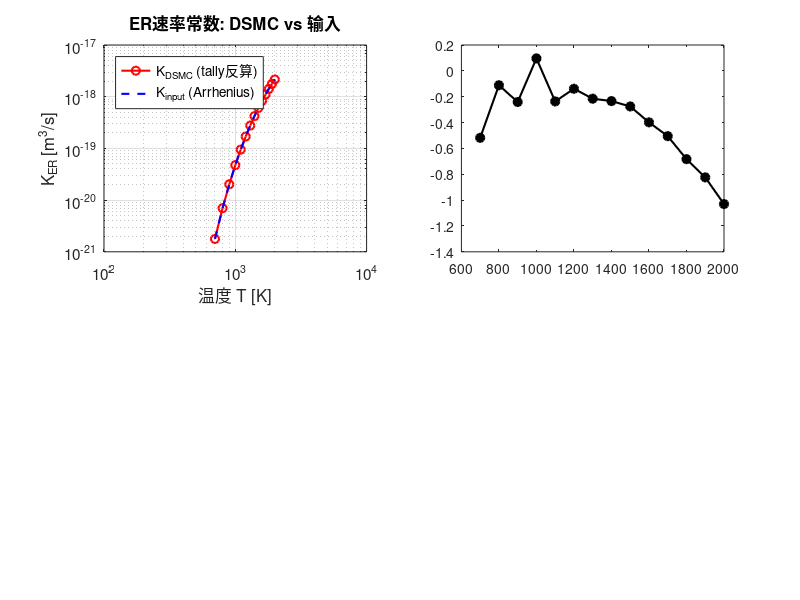

The MATLAB script that drew this image: (Note: this script raises an error after producing the figure.)
% K_ER_validation.m
% DSMC统计反算ER速率常数 vs 输入速率常数
% 温度扫描: 700~2000K, 步长100K
% 反应: O(g) + O(s) --> O2(g)
% 日期: 2026-07-14

clear; close all;

%% ============== 模拟参数 ==============
Lx     = 6e-3;          % 盒子x方向长度 [m]
Ly     = 6e-3;          % 盒子y方向长度 [m]
N_site = 6.022e18;      % 表面位点密度 [m^-2]
Np     = 99998;         % 模拟粒子总数
dt     = 1e-6;          % 时间步长 [s]
N_step = 50000;         % 每轮步数
t_sim  = N_step * dt;   % 模拟物理时间 [s]

% ER速率常数输入参数 (来自schu_gs_1.surf)
A_ER    = 1e-16;        % 指前因子 [m^3/s]
beta_ER = 0;            % 温度指数
Ea_ER   = 7654;         % 活化温度 [K]  (Ea/k)

%% ============== 温度扫描 ==============
T = (700:100:2000)';    % 14个温度点 [K]

%% ============== 从log提取的ER tally数据 ==============
% reaction all (即 O(g)+O(s)-->O2(g) 的唯一GS反应)
N_ER = [
    8903;                % T =  700 K
    35070;               % T =  800 K
    101394;              % T =  900 K
    238131;              % T = 1000 K
    475943;              % T = 1100 K
    850767;              % T = 1200 K
    1.38862e6;           % T = 1300 K
    2.11394e6;           % T = 1400 K
    3.04274e6;           % T = 1500 K
    4.18010e6;           % T = 1600 K
    5.53339e6;           % T = 1700 K
    7.09304e6;           % T = 1800 K
    8.85909e6;           % T = 1900 K
    1.08138e7;           % T = 2000 K
];

% 总边界碰撞次数 (取自 log 中 Boundary collides)
Boundary_collides = [
    802951345;           % T =  700 K
    858470124;           % T =  800 K
    910463178;           % T =  900 K
    959700447;           % T = 1000 K
    1006533585;          % T = 1100 K
    1051296093;          % T = 1200 K
    1094288903;          % T = 1300 K
    1135458615;          % T = 1400 K
    1175483566;          % T = 1500 K
    1213904398;          % T = 1600 K
    1251440629;          % T = 1700 K
    1287685550;          % T = 1800 K
    1322906128;          % T = 1900 K
    1357329329;          % T = 2000 K
];

%% ============== 计算 K_DSMC ==============
% N_hits_xhi = Boundary_collides / 4  (4个等面积壁面, xhi占1/4)
% ⟨1/Vn⟩ = sqrt(pi*m/(2*kB*T))  (flux-averaged inverse normal velocity)
% K_DSMC = N_ER / (2 * N_site * N_hits_xhi * ⟨1/Vn⟩)

m_O = 2.65e-26;                  % O原子质量 [kg]
k_B = 1.380649e-23;              % Boltzmann常数 [J/K]

N_hits_xhi = Boundary_collides / 4;                      % xhi面实际碰撞数
inv_Vn_avg = sqrt(pi * m_O ./ (2 * k_B * T));            % ⟨1/Vn⟩ [s/m]
K_DSMC = N_ER ./ (2 * N_site * N_hits_xhi .* inv_Vn_avg); % [m^3/s]

%% ============== 计算 K_input ==============
% 公式: K = A * (T/T_ref)^beta * exp(-Ea/T)
K_input = A_ER * (T/1000).^beta_ER .* exp(-Ea_ER ./ T);

%% ============== 计算相对偏差 ==============
deviation = (K_DSMC - K_input) ./ K_input * 100;  % 百分比

%% ============== 验证: BC/4 vs 解析N_hits ==============
% 理论边界碰撞数 (应与BC/4一致)
flux_theory = (Np / (Lx * Ly)) .* sqrt(k_B * T ./ (2 * pi * m_O));
N_hits_theory = flux_theory * Ly * t_sim;
fprintf('\nBC/4 vs 解析碰撞数:\n');
fprintf('  平均偏差: %.2f%%\n', mean(abs(N_hits_xhi - N_hits_theory) ./ N_hits_theory * 100));

%% ============== 打印结果表 ==============
fprintf('\n========== K_ER 验证结果 ==========\n');
fprintf('反应: O(g) + O(s) --> O2(g)\n');
fprintf('K_input = %.1e * exp(-%.0f/T) [m^3/s]\n\n', A_ER, Ea_ER);
fprintf('  T[K]   N_ER         K_DSMC        K_input       Dev[%%]\n');
fprintf('  ----   ----------   -----------   -----------   ------\n');
for i = 1:length(T)
    fprintf('  %4d   %10.4e  %10.3e  %10.3e  %+6.2f\n', ...
        T(i), N_ER(i), K_DSMC(i), K_input(i), deviation(i));
end
fprintf('\n平均绝对偏差: %.2f%%\n', mean(abs(deviation)));

%% ============== 图1: K_DSMC vs K_input ==============
figure('Position', [100 100 900 650]);

subplot(2,2,1);
loglog(T, K_DSMC, 'ro-', 'LineWidth', 1.5, 'MarkerSize', 6, 'DisplayName', 'K_{DSMC} (tally反算)');
hold on;
loglog(T, K_input, 'b--', 'LineWidth', 1.5, 'DisplayName', 'K_{input} (Arrhenius)');
xlabel('温度 T [K]');
ylabel('K_{ER} [m^3/s]');
title('ER速率常数: DSMC vs 输入');
legend('Location', 'northwest');
grid on;
set(gca, 'FontSize', 11);

%% ============== 图2: 相对偏差 ==============
subplot(2,2,2);
plot(T, deviation, 'ko-', 'LineWidth', 1.5, 'MarkerSize', 6, 'MarkerFaceColor', 'k');
hold on;
yline(0, 'r--', 'LineWidth', 1);
xlabel('温度 T [K]');
ylabel('相对偏差 [%]');
title(sprintf('相对偏差 (均值 |dev| = %.2f%%)', mean(abs(deviation))));
grid on;
set(gca, 'FontSize', 11);

%% ============== 图3: N_ER tally vs 温度 ==============
subplot(2,2,3);
semilogy(T, N_ER, 'rs-', 'LineWidth', 1.5, 'MarkerSize', 6, 'MarkerFaceColor', 'r');
xlabel('温度 T [K]');
ylabel('ER 反应 tally 计数 N_{ER}');
title('DSMC Tally: ER反应次数 vs 温度');
grid on;
set(gca, 'FontSize', 11);

%% ============== 图4: Arrhenius图 (ln K vs 1/T) ==============
subplot(2,2,4);
plot(1000./T, log(K_DSMC), 'ro-', 'LineWidth', 1.5, 'MarkerSize', 6, 'DisplayName', 'K_{DSMC}');
hold on;
plot(1000./T, log(K_input), 'b--', 'LineWidth', 1.5, 'DisplayName', 'K_{input}');
xlabel('1000 / T [K^{-1}]');
ylabel('ln(K_{ER})');
title('Arrhenius图 (斜率 = -E_a/k = -7654 K)');
legend('Location', 'northeast');
grid on;
set(gca, 'FontSize', 11);

sgtitle('K_{ER} 验证: DSMC Tally反算 vs Arrhenius输入', 'FontSize', 14, 'FontWeight', 'bold');

%% ============== 保存 ==============
saveas(gcf, 'K_ER_validation.png');
fprintf('\n图片已保存: K_ER_validation.png\n');
